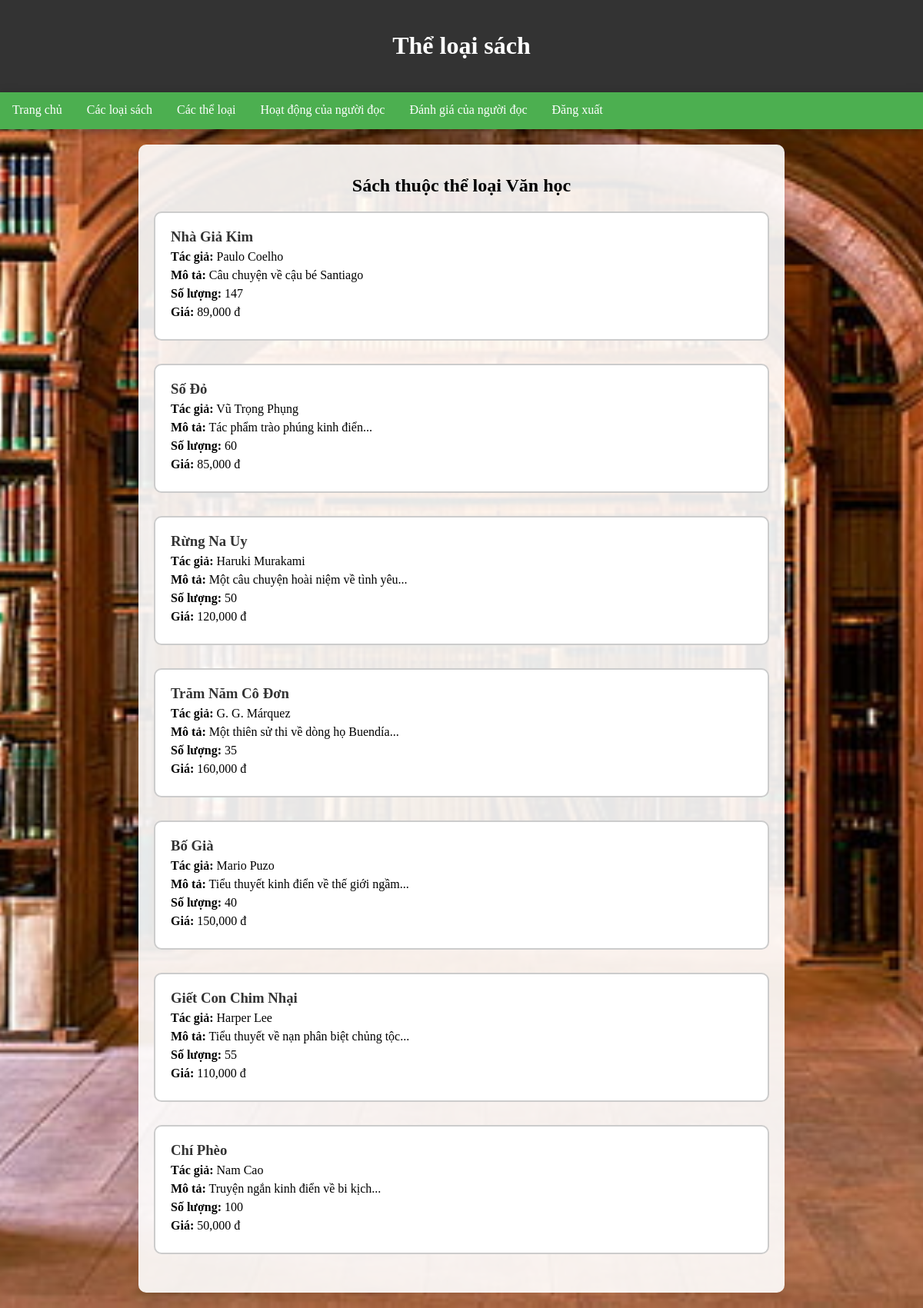
Page /category_books/1 on the committed database.
### application/models.py (models this page shows, shortened)
class Category(db.Model):
    id = db.Column(db.Integer, primary_key=True, autoincrement=True)
    name = db.Column(db.String(255), nullable=False)
    description = db.Column(db.String(255), nullable=True)
    products = db.relationship('Product', backref='products_in_category', lazy=True)

class Product(db.Model):
    id = db.Column(db.Integer, primary_key=True, autoincrement=True)
    name = db.Column(db.String(255), nullable=False)
    author = db.Column(db.String(255), nullable=True)
    description = db.Column(db.String(255), nullable=True)
    category = db.Column(db.String(255), nullable=True)
    quantity = db.Column(db.Integer, nullable=False)
    price = db.Column(db.Integer, nullable=False)
    category_id = db.Column(db.Integer, db.ForeignKey("category.id"), nullable=False)
    image_url = db.Column(db.String(500), nullable=True)
    detail = db.Column(db.String(3000),nullable=True)

### application/routes.py (the view)
@app.route('/category_books/<int:category_id>')
def category_books(category_id):
    category, books = get_category_books(category_id)
    if category and books:
        return render_template('category_books.html', category=category, books=books)
    else:
        return "Category or books not found."

### application/routes.py (called while the page is built)
def get_category_books(category_id):
    category = Category.query.get(category_id)
    if category:
        books = Product.query.filter_by(category_id=category_id).all()
        return category, books
    return None, None

### templates/category_books.html (shortened to what this page needs)
<!DOCTYPE html>
<html lang="vi">
<head>
</head>
<body>
<header>
    <h1>Thể loại sách</h1>
</header>
<nav>
    <a href="{{ url_for('librarian_dashboard') }}">Trang chủ</a>
    <a href="{{ url_for('books') }}">Các loại sách</a>
    <a href="{{ url_for('categories') }}">Các thể loại</a>
    <a href="{{ url_for('active_readers') }}">Hoạt động của người đọc</a>
    <a href="{{ url_for('feedbacks') }}">Đánh giá của người đọc</a>
    <a href="{{ url_for('librarian_logout') }}">Đăng xuất</a>
</nav>
<section>
    <h2>Sách thuộc thể loại {{ category.name }}</h2>
    {% for book in books %}
    <a href="{{ url_for('detail_product', product_id=book.id) }}" class="book-link">
        <div class="book">
            <div class="book-info">
                <h3>{{ book.name }}</h3>
                <p><strong>Tác giả:</strong> {{ book.author or "Không rõ" }}</p>
                <p><strong>Mô tả:</strong> {{ book.description }}</p>
                <p><strong>Số lượng:</strong> {{ book.quantity }}</p>
                <p><strong>Giá:</strong> {{ "{:,.0f}".format(book.price) }} đ</p>
            </div>
        </div>
    </a>
    {% endfor %}
</section>
</body>
</html>

### templates/category_books.html (style rules this page uses)
body { font-family: 'Times New Roman', cursive; margin: 0; padding: 0; background: url('static/images/1.jpg') center/cover no-repeat fixed; }
header { background-color: #333; padding: 20px; color: white; text-align: center; box-shadow: 0 5px 15px rgba(0, 0, 0, 0.3); }
nav { background-color: #4CAF50; overflow: hidden; box-shadow: 0 5px 15px rgba(0, 0, 0, 0.3); }
nav a { float: left; display: block; color: white; text-align: center; padding: 14px 16px; text-decoration: none; transition: background-color 0.3s; border-bottom: 2px solid transparent; }
section { padding: 20px; background-color: rgba(255, 255, 255, 0.9); box-shadow: 0 5px 15px rgba(0, 0, 0, 0.1); border-radius: 10px; margin: 20px auto; max-width: 800px; transition: box-shadow 0.3s; }
h2 { margin-bottom: 20px; font-size: 1.5em; text-align: center; }
a.book-link { text-decoration: none; color: inherit; }
.book { margin-bottom: 30px; overflow: hidden; border: 2px solid #ccc; border-radius: 10px; padding: 10px; transition: transform 0.3s, box-shadow 0.3s; background-color: #fff; cursor: pointer; }
.book-info { padding: 10px; }
.book-info h3 { margin: 0; color: #333; }
.book-info p { margin: 6px 0; }

### rows in the picture
Category: name "Văn học"
Product: name "Nhà Giả Kim", author "Paulo Coelho", description "Câu chuyện về cậu bé Santiago", quantity "147", price "89,000"
Product: name "Số Đỏ", author "Vũ Trọng Phụng", description "Tác phẩm trào phúng kinh điển...", quantity "60", price "85,000"
Product: name "Rừng Na Uy", author "Haruki Murakami", description "Một câu chuyện hoài niệm về tình yêu...", quantity "50", price "120,000"
Product: name "Trăm Năm Cô Đơn", author "G. G. Márquez", description "Một thiên sử thi về dòng họ Buendía...", quantity "35", price "160,000"
Product: name "Bố Già", author "Mario Puzo", description "Tiểu thuyết kinh điển về thế giới ngầm...", quantity "40", price "150,000"
Product: name "Giết Con Chim Nhại", author "Harper Lee", description "Tiểu thuyết về nạn phân biệt chủng tộc...", quantity "55", price "110,000"
Product: name "Chí Phèo", author "Nam Cao", description "Truyện ngắn kinh điển về bi kịch...", quantity "100", price "50,000"
